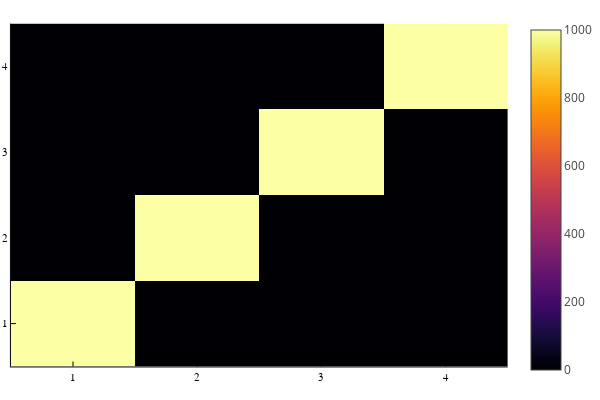

Notebook code for this chart:
### Code cell
heatmap(Σ_0, seriescolor = :inferno)

### Figure 1 — Plotly figure (JSON) as saved in the notebook; plotly's stock layout.template omitted (floating-point values rounded to 4 significant figures)
{"data": [{"colorbar": {"title": ""}, "colorscale": [[0, "rgba(0, 0, 4, 1.000)"], [0.03448, "rgba(4, 3, 20, 1.000)"], [0.06897, "rgba(13, 8, 41, 1.000)"], [0.1034, "rgba(24, 12, 60, 1.000)"], [0.1379, "rgba(38, 12, 81, 1.000)"], [0.1724, "rgba(54, 9, 97, 1.000)"], [0.2069, "rgba(69, 10, 105, 1.000)"], [0.2414, "rgba(84, 15, 109, 1.000)"], [0.2759, "rgba(97, 19, 110, 1.000)"], [0.3103, "rgba(111, 25, 110, 1.000)"], [0.3448, "rgba(125, 30, 109, 1.000)"], [0.3793, "rgba(140, 35, 105, 1.000)"], [0.4138, "rgba(154, 40, 101, 1.000)"], [0.4483, "rgba(166, 45, 96, 1.000)"], [0.4828, "rgba(180, 51, 89, 1.000)"], [0.5172, "rgba(193, 58, 80, 1.000)"], [0.5517, "rgba(206, 67, 71, 1.000)"], [0.5862, "rgba(216, 76, 62, 1.000)"], [0.6207, "rgba(226, 87, 52, 1.000)"], [0.6552, "rgba(235, 100, 41, 1.000)"], [0.6897, "rgba(241, 115, 29, 1.000)"], [0.7241, "rgba(247, 130, 18, 1.000)"], [0.7586, "rgba(250, 144, 8, 1.000)"], [0.7931, "rgba(252, 161, 8, 1.000)"], [0.8276, "rgba(252, 178, 22, 1.000)"], [0.8621, "rgba(250, 196, 42, 1.000)"], [0.8966, "rgba(246, 213, 67, 1.000)"], [0.931, "rgba(243, 229, 93, 1.000)"], [0.9655, "rgba(242, 244, 130, 1.000)"], [1, "rgba(252, 255, 164, 1.000)"]], "name": "y1", "showlegend": false, "showscale": true, "type": "heatmap", "x": [0.5, 1.5, 2.5, 3.5, 4.5], "xaxis": "x1", "y": [0.5, 1.5, 2.5, 3.5, 4.5], "yaxis": "y1", "z": [[1000, 0, 0, 0], [0, 1000, 0, 0], [0, 0, 1000, 0], [0, 0, 0, 1000]], "zmax": 1000, "zmin": 0}], "layout": {"annotations": [], "height": 400, "legend": {"bgcolor": "rgba(255, 255, 255, 1.000)", "bordercolor": "rgba(0, 0, 0, 1.000)", "font": {"color": "rgba(0, 0, 0, 1.000)", "family": "sans-serif", "size": 11}, "tracegroupgap": 0, "x": 1, "y": 1}, "margin": {"b": 20, "l": 0, "r": 0, "t": 20}, "paper_bgcolor": "rgba(255, 255, 255, 1.000)", "plot_bgcolor": "rgba(255, 255, 255, 1.000)", "showlegend": true, "width": 600, "xaxis": {"anchor": "y1", "domain": [0.02138, 0.9934], "gridcolor": "rgba(0, 0, 0, 0.100)", "gridwidth": 0.5, "linecolor": "rgba(0, 0, 0, 1.000)", "mirror": false, "range": [0.5, 4.5], "showgrid": true, "showline": true, "showticklabels": true, "tickangle": 0, "tickcolor": "rgb(0, 0, 0)", "tickfont": {"color": "rgba(0, 0, 0, 1.000)", "family": "sans-serif", "size": 11}, "tickmode": "array", "ticks": "inside", "ticktext": ["1", "2", "3", "4"], "tickvals": [1, 2, 3, 4], "title": "", "titlefont": {"color": "rgba(0, 0, 0, 1.000)", "family": "sans-serif", "size": 15}, "type": "-", "visible": true, "zeroline": false, "zerolinecolor": "rgba(0, 0, 0, 1.000)"}, "yaxis": {"anchor": "x1", "domain": [0.03762, 0.9902], "gridcolor": "rgba(0, 0, 0, 0.100)", "gridwidth": 0.5, "linecolor": "rgba(0, 0, 0, 1.000)", "mirror": false, "range": [0.5, 4.5], "showgrid": true, "showline": true, "showticklabels": true, "tickangle": 0, "tickcolor": "rgb(0, 0, 0)", "tickfont": {"color": "rgba(0, 0, 0, 1.000)", "family": "sans-serif", "size": 11}, "tickmode": "array", "ticks": "inside", "ticktext": ["1", "2", "3", "4"], "tickvals": [1, 2, 3, 4], "title": "", "titlefont": {"color": "rgba(0, 0, 0, 1.000)", "family": "sans-serif", "size": 15}, "type": "-", "visible": true, "zeroline": false, "zerolinecolor": "rgba(0, 0, 0, 1.000)"}}}
